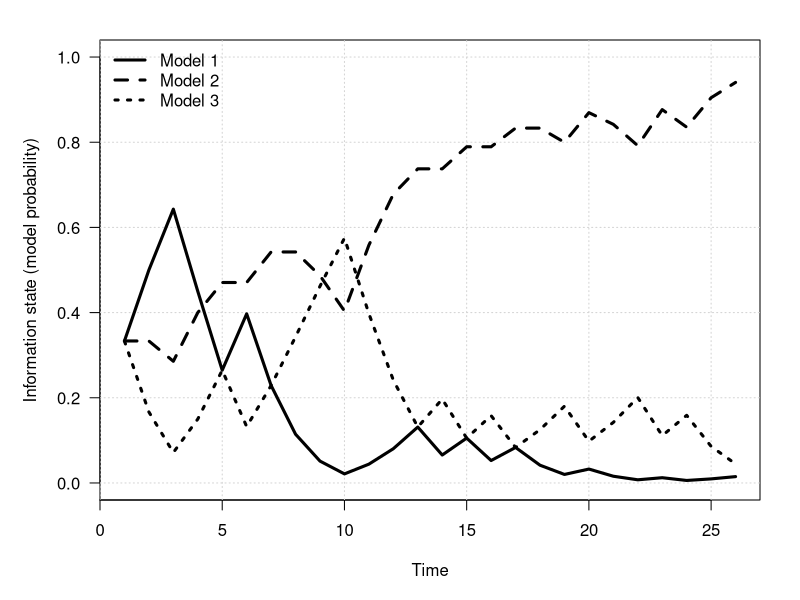
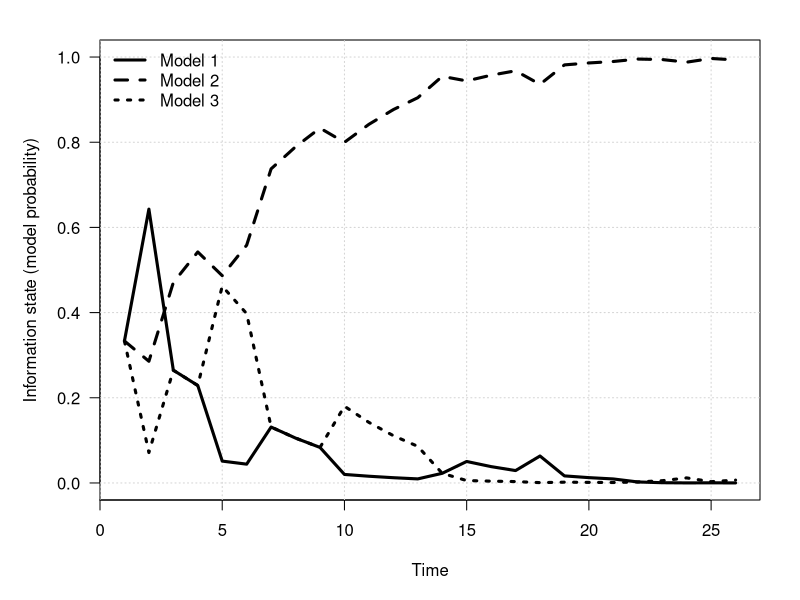

Generate these figures, in order, with R:
setwd('C:\\Users\\fjohn\\OneDrive - Aarhus universitet\\U-Drive\\Documents\\AM Primer Johnson-Nichols\\Chapter 13 learning')

# Single-loop learning in coin tosses

p1=0.25 # candidate model 1 (probability of heads)
p2=0.50 # candidate model 2 (probability of heads)
p3=0.75 # candidate model 3 (probability of heads)
p = p2  # true model

T=25 # timeframe (# of coin flips)
n=1  # number of tosses each time step


b=matrix(nrow=3,ncol=T+1) # container for posterior probs
b[,1]=rep(1/3,3)          # priors for the three models

set.seed(1) # to ensure repeatability
for (t in 1:T)
 {
  toss=rbinom(n,1,p)               # coin tosses
  x=sum(toss)                      # number of heads
  l1=p1^x*(1-p1)^(n-x)             # likelihood under model 1
  l2=p2^x*(1-p2)^(n-x)             # likelihood under model 2
  l3=p3^x*(1-p3)^(n-x)             # likelihood under model 3
  norm.constant = (l1*b[1,t] + l2*b[2,t] + l3*b[3,t])
  b[1,t+1]=l1*b[1,t]/norm.constant # posterior for model 1
  b[2,t+1]=l2*b[2,t]/norm.constant # posterior for model 2
  b[3,t+1]=l3*b[3,t]/norm.constant # posterior for model 2
 }

# plot posterior model probabilities
# ppi=400
# tiff(file='cointoss3models1toss.tif',res=ppi,width = 9*ppi, height = 6*ppi)
# par(mar=c(5,4,2,2))
ppi = 400
# jpeg(file='C:\\Users\\fjohn\\OneDrive - Aarhus universitet\\U-Drive\\Documents\\AM Primer Johnson-Nichols\\final figures\\Johnson_figure13.3.jpg',
#      res=ppi,width = 9*ppi, height = 6*ppi)
par(mar=c(5,5,2,2) )
plot(1:(T+1),b[1,],type='n',ylab='Information state (model probability)',xlab='Time',las=1,ylim=c(0,1),lwd=3)
grid()
lines(1:(T+1),b[1,],lwd=3,lty=1)
lines(1:(T+1),b[2,],lwd=3,lty=2)
lines(1:(T+1),b[3,],lwd=3,lty=3)
legend('topleft',lwd=3,lty=1:3,bty='n',legend=c('Model 1','Model 2','Model 3'))
#dev.off()


# Single-loop learning in 2 coin tosses

p1=0.25 # candidate model 1 (probability of heads)
p2=0.50 # candidate model 2 (probability of heads)
p3=0.75 # candidate model 3 (probability of heads)
p = p2  # true model

T=25 # timeframe (# of coin flips)
n=2  # number of tosses each time step


b=matrix(nrow=3,ncol=T+1) # container for posterior probs
b[,1]=rep(1/3,3)          # priors for the three models

set.seed(1) # to ensure repeatability
for (t in 1:T)
{
  toss=rbinom(n,1,p)               # coin tosses
  x=sum(toss)                      # number of heads
  l1=p1^x*(1-p1)^(n-x)             # likelihood under model 1
  l2=p2^x*(1-p2)^(n-x)             # likelihood under model 2
  l3=p3^x*(1-p3)^(n-x)             # likelihood under model 3
  norm.constant = (l1*b[1,t] + l2*b[2,t] + l3*b[3,t])
  b[1,t+1]=l1*b[1,t]/norm.constant # posterior for model 1
  b[2,t+1]=l2*b[2,t]/norm.constant # posterior for model 2
  b[3,t+1]=l3*b[3,t]/norm.constant # posterior for model 2
}

# plot posterior model probabilities
# ppi=400
# tiff(file='cointoss3models1toss.tif',res=ppi,width = 9*ppi, height = 6*ppi)
# par(mar=c(5,4,2,2))
ppi = 400
#tiff(file='Fig12.3.tif',res=ppi,width = 9*ppi, height = 6*ppi)
# jpeg(file='C:\\Users\\fjohn\\OneDrive - Aarhus universitet\\U-Drive\\Documents\\AM Primer Johnson-Nichols\\final figures\\Johnson_figure13.4.jpg',
#      res=ppi,width = 9*ppi, height = 6*ppi)
par(mar=c(5,5,2,2) )
plot(1:(T+1),b[1,],type='n',ylab='Information state (model probability)',xlab='Time',las=1,ylim=c(0,1),lwd=3)
grid()
lines(1:(T+1),b[1,],lwd=3,lty=1)
lines(1:(T+1),b[2,],lwd=3,lty=2)
lines(1:(T+1),b[3,],lwd=3,lty=3)
legend('topleft',lwd=3,lty=1:3,bty='n',legend=c('Model 1','Model 2','Model 3'))
#dev.off()



